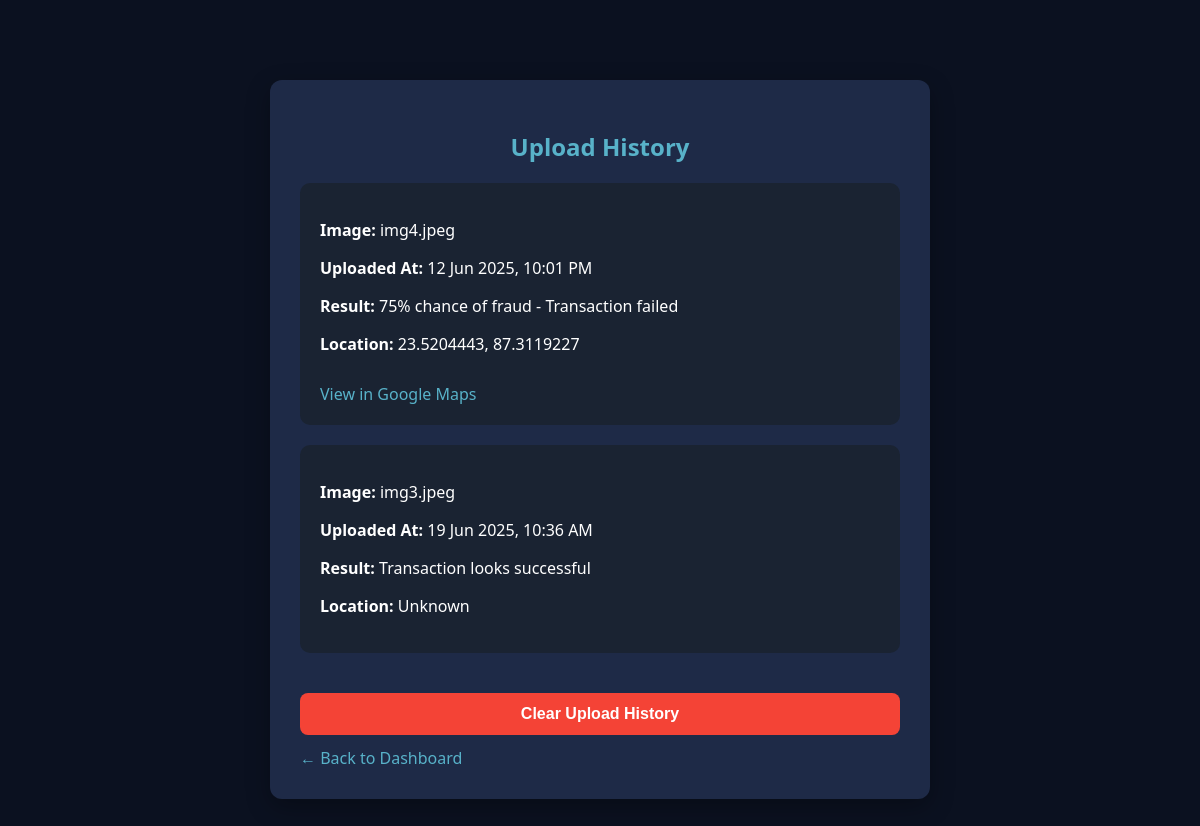
Screenshot of /upload_history (signed in) with the database file from the repository.
### app.py (models this page shows)
class UploadHistory(db.Model):
    id = db.Column(db.Integer, primary_key=True)
    filename = db.Column(db.String(200))
    result = db.Column(db.String(100))
    timestamp = db.Column(db.String(100))
    location = db.Column(db.String(200))
    hash = db.Column(db.String(100))
    user_id = db.Column(db.Integer, db.ForeignKey('user.id'), nullable=False)

### app.py (the view)
@app.route('/upload_history')
def upload_history():
    if 'user_id' not in session:
        return redirect(url_for('login'))
    uploads = UploadHistory.query.filter_by(user_id=session['user_id']).all()
    return render_template('upload_history.html', uploads=uploads)

### templates/upload_history.html (shortened to what this page needs)
{% extends "base.html" %}
{% block content %}
<h2>Upload History</h2>
{% for item in uploads %}
<div class="card">
    <p><strong>Image:</strong> {{ item.filename }}</p>
    <p><strong>Uploaded At:</strong> {{ item.timestamp }}</p>
    <p><strong>Result:</strong> {{ item.result }}</p>
    <p><strong>Location:</strong> {{ item.location }}</p>
    {% if item.location != "Unknown" %}
    <a href="https://www.google.com/maps?q={{ item.location }}" target="_blank">View in Google Maps</a>
    {% endif %}
</div>
{% endfor %}
{% if uploads %}
    <form action="/clear_history" method="GET">
        <button style="margin-top: 20px; background-color: #f44336;" onclick="return confirm('Are you sure you want to clear all upload history?')">
            Clear Upload History
        </button>
    </form>
{% endif %}
<a href="/dashboard">← Back to Dashboard</a>
{% endblock %}

### templates/base.html (shortened to what this page needs)
<!DOCTYPE html>
<html lang="en">
<head>
    <link rel="stylesheet" href="{{ url_for('static', filename='style.css') }}">
</head>
<body>
    <div class="container">
        {% block content %}{% endblock %}
    </div>
</body>
</html>

### static/style.css (style rules this page uses)
body { margin: 0; padding: 0; font-family: 'Segoe UI', Tahoma, Geneva, Verdana, sans-serif; background-color: #0b1120; color: #fff; }
.container { width: 90%; max-width: 600px; margin: 80px auto; background-color: #1e2a47; padding: 30px; border-radius: 12px; box-shadow: 0 8px 25px rgba(0, 0, 0, 0.3); }
h2, h3 { text-align: center; color: #58B2C9; }
input, button, select, option { width: 100%; padding: 12px; margin-top: 10px; border-radius: 8px; border: none; font-size: 16px; }
button { background-color: #58B2C9; color: #fff; font-weight: bold; cursor: pointer; transition: 0.3s ease-in-out; }
a { color: #58B2C9; text-decoration: none; display: inline-block; margin-top: 12px; text-align: center; }
.card { background-color: #1a2332; padding: 20px; border-radius: 10px; margin: 20px 0; }

### rows the page displays
UploadHistory: filename "img4.jpeg", timestamp "12 Jun 2025, 10:01 PM", result "75% chance of fraud - Transaction failed", location "23.5204443, 87.3119227"
UploadHistory: filename "img3.jpeg", timestamp "19 Jun 2025, 10:36 AM", result "Transaction looks successful", location "Unknown"
